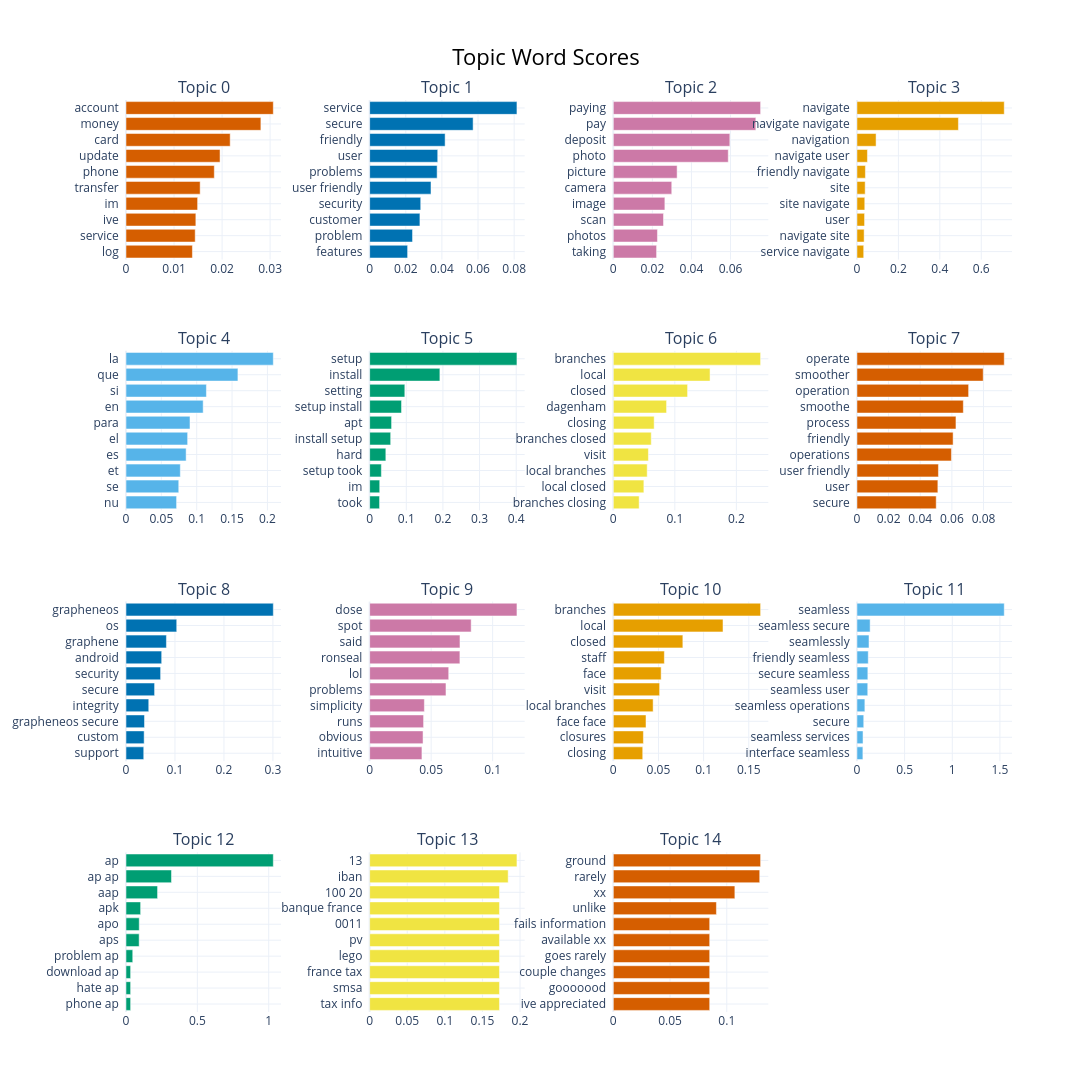

Source (notebook cell):
### Code cell
unseed_try.visualize_barchart(width = 280, height = 330, top_n_topics=15, n_words=10)

### Figure 1 — Plotly figure (JSON) as saved in the notebook; plotly's stock layout.template omitted (floating-point values rounded to 4 significant figures)
{"data": [{"marker": {"color": "#D55E00"}, "orientation": "h", "type": "bar", "x": [0.01382, 0.0144, 0.01454, 0.01491, 0.01544, 0.01838, 0.01958, 0.02169, 0.02808, 0.03066], "xaxis": "x", "y": ["log  ", "service  ", "ive  ", "im  ", "transfer  ", "phone  ", "update  ", "card  ", "money  ", "account  "], "yaxis": "y"}, {"marker": {"color": "#0072B2"}, "orientation": "h", "type": "bar", "x": [0.02102, 0.02374, 0.02783, 0.02828, 0.03397, 0.03736, 0.0377, 0.04179, 0.0573, 0.08156], "xaxis": "x2", "y": ["features  ", "problem  ", "customer  ", "security  ", "user friendly  ", "problems  ", "user  ", "friendly  ", "secure  ", "service  "], "yaxis": "y2"}, {"marker": {"color": "#CC79A7"}, "orientation": "h", "type": "bar", "x": [0.02216, 0.0226, 0.0257, 0.0264, 0.02992, 0.03266, 0.05885, 0.05965, 0.07295, 0.0754], "xaxis": "x3", "y": ["taking  ", "photos  ", "scan  ", "image  ", "camera  ", "picture  ", "photo  ", "deposit  ", "pay  ", "paying  "], "yaxis": "y3"}, {"marker": {"color": "#E69F00"}, "orientation": "h", "type": "bar", "x": [0.03265, 0.03466, 0.0368, 0.03775, 0.0397, 0.0408, 0.0506, 0.09235, 0.4898, 0.711], "xaxis": "x4", "y": ["service navigate  ", "navigate site  ", "user  ", "site navigate  ", "site  ", "friendly navigate  ", "navigate user  ", "navigation  ", "navigate navigate  ", "navigate  "], "yaxis": "y4"}, {"marker": {"color": "#56B4E9"}, "orientation": "h", "type": "bar", "x": [0.07155, 0.0746, 0.07683, 0.08505, 0.08718, 0.0905, 0.1091, 0.1137, 0.1583, 0.2083], "xaxis": "x5", "y": ["nu  ", "se  ", "et  ", "es  ", "el  ", "para  ", "en  ", "si  ", "que  ", "la  "], "yaxis": "y5"}, {"marker": {"color": "#009E73"}, "orientation": "h", "type": "bar", "x": [0.02705, 0.0275, 0.03198, 0.04418, 0.05738, 0.05986, 0.087, 0.09599, 0.1917, 0.4021], "xaxis": "x6", "y": ["took  ", "im  ", "setup took  ", "hard  ", "install setup  ", "apt  ", "setup install  ", "setting  ", "install  ", "setup  "], "yaxis": "y6"}, {"marker": {"color": "#F0E442"}, "orientation": "h", "type": "bar", "x": [0.04201, 0.04966, 0.05509, 0.05705, 0.06167, 0.0664, 0.08657, 0.1207, 0.1572, 0.2394], "xaxis": "x7", "y": ["branches closing  ", "local closed  ", "local branches  ", "visit  ", "branches closed  ", "closing  ", "dagenham  ", "closed  ", "local  ", "branches  "], "yaxis": "y7"}, {"marker": {"color": "#D55E00"}, "orientation": "h", "type": "bar", "x": [0.05009, 0.05114, 0.0515, 0.05971, 0.06078, 0.06257, 0.06723, 0.07058, 0.0798, 0.09309], "xaxis": "x8", "y": ["secure  ", "user  ", "user friendly  ", "operations  ", "friendly  ", "process  ", "smoothe  ", "operation  ", "smoother  ", "operate  "], "yaxis": "y8"}, {"marker": {"color": "#0072B2"}, "orientation": "h", "type": "bar", "x": [0.03622, 0.03706, 0.03778, 0.04646, 0.05837, 0.07066, 0.07285, 0.08254, 0.1036, 0.3008], "xaxis": "x9", "y": ["support  ", "custom  ", "grapheneos secure  ", "integrity  ", "secure  ", "security  ", "android  ", "graphene  ", "os  ", "grapheneos  "], "yaxis": "y9"}, {"marker": {"color": "#CC79A7"}, "orientation": "h", "type": "bar", "x": [0.04251, 0.04341, 0.04385, 0.04449, 0.06206, 0.06429, 0.07338, 0.07344, 0.08253, 0.1198], "xaxis": "x10", "y": ["intuitive  ", "obvious  ", "runs  ", "simplicity  ", "problems  ", "lol  ", "ronseal  ", "said  ", "spot  ", "dose  "], "yaxis": "y10"}, {"marker": {"color": "#E69F00"}, "orientation": "h", "type": "bar", "x": [0.03259, 0.03332, 0.03621, 0.0441, 0.05128, 0.05298, 0.05654, 0.07701, 0.1215, 0.1631], "xaxis": "x11", "y": ["closing  ", "closures  ", "face face  ", "local branches  ", "visit  ", "face  ", "staff  ", "closed  ", "local  ", "branches  "], "yaxis": "y11"}, {"marker": {"color": "#56B4E9"}, "orientation": "h", "type": "bar", "x": [0.0623, 0.06375, 0.07124, 0.08307, 0.1133, 0.1144, 0.1185, 0.1263, 0.1383, 1.545], "xaxis": "x12", "y": ["interface seamless  ", "seamless services  ", "secure  ", "seamless operations  ", "seamless user  ", "secure seamless  ", "friendly seamless  ", "seamlessly  ", "seamless secure  ", "seamless  "], "yaxis": "y12"}, {"marker": {"color": "#009E73"}, "orientation": "h", "type": "bar", "x": [0.0324, 0.0324, 0.0324, 0.04723, 0.09217, 0.09274, 0.1025, 0.2211, 0.3187, 1.032], "xaxis": "x13", "y": ["phone ap  ", "hate ap  ", "download ap  ", "problem ap  ", "aps  ", "apo  ", "apk  ", "aap  ", "ap ap  ", "ap  "], "yaxis": "y13"}, {"marker": {"color": "#F0E442"}, "orientation": "h", "type": "bar", "x": [0.1727, 0.1727, 0.1727, 0.1727, 0.1727, 0.1727, 0.1727, 0.1727, 0.1842, 0.1959], "xaxis": "x14", "y": ["tax info  ", "smsa  ", "france tax  ", "lego  ", "pv  ", "0011  ", "banque france  ", "100 20  ", "iban  ", "13  "], "yaxis": "y14"}, {"marker": {"color": "#D55E00"}, "orientation": "h", "type": "bar", "x": [0.08493, 0.08493, 0.08493, 0.08493, 0.08493, 0.08493, 0.09087, 0.1071, 0.129, 0.1298], "xaxis": "x15", "y": ["ive appreciated  ", "gooooood  ", "couple changes  ", "goes rarely  ", "available xx  ", "fails information  ", "unlike  ", "xx  ", "rarely  ", "ground  "], "yaxis": "y15"}], "layout": {"annotations": [{"font": {"size": 16}, "showarrow": false, "text": "Topic 0", "x": 0.0875, "xanchor": "center", "xref": "paper", "y": 1, "yanchor": "bottom", "yref": "paper"}, {"font": {"size": 16}, "showarrow": false, "text": "Topic 1", "x": 0.3625, "xanchor": "center", "xref": "paper", "y": 1, "yanchor": "bottom", "yref": "paper"}, {"font": {"size": 16}, "showarrow": false, "text": "Topic 2", "x": 0.6375, "xanchor": "center", "xref": "paper", "y": 1, "yanchor": "bottom", "yref": "paper"}, {"font": {"size": 16}, "showarrow": false, "text": "Topic 3", "x": 0.9125, "xanchor": "center", "xref": "paper", "y": 1, "yanchor": "bottom", "yref": "paper"}, {"font": {"size": 16}, "showarrow": false, "text": "Topic 4", "x": 0.0875, "xanchor": "center", "xref": "paper", "y": 0.725, "yanchor": "bottom", "yref": "paper"}, {"font": {"size": 16}, "showarrow": false, "text": "Topic 5", "x": 0.3625, "xanchor": "center", "xref": "paper", "y": 0.725, "yanchor": "bottom", "yref": "paper"}, {"font": {"size": 16}, "showarrow": false, "text": "Topic 6", "x": 0.6375, "xanchor": "center", "xref": "paper", "y": 0.725, "yanchor": "bottom", "yref": "paper"}, {"font": {"size": 16}, "showarrow": false, "text": "Topic 7", "x": 0.9125, "xanchor": "center", "xref": "paper", "y": 0.725, "yanchor": "bottom", "yref": "paper"}, {"font": {"size": 16}, "showarrow": false, "text": "Topic 8", "x": 0.0875, "xanchor": "center", "xref": "paper", "y": 0.45, "yanchor": "bottom", "yref": "paper"}, {"font": {"size": 16}, "showarrow": false, "text": "Topic 9", "x": 0.3625, "xanchor": "center", "xref": "paper", "y": 0.45, "yanchor": "bottom", "yref": "paper"}, {"font": {"size": 16}, "showarrow": false, "text": "Topic 10", "x": 0.6375, "xanchor": "center", "xref": "paper", "y": 0.45, "yanchor": "bottom", "yref": "paper"}, {"font": {"size": 16}, "showarrow": false, "text": "Topic 11", "x": 0.9125, "xanchor": "center", "xref": "paper", "y": 0.45, "yanchor": "bottom", "yref": "paper"}, {"font": {"size": 16}, "showarrow": false, "text": "Topic 12", "x": 0.0875, "xanchor": "center", "xref": "paper", "y": 0.175, "yanchor": "bottom", "yref": "paper"}, {"font": {"size": 16}, "showarrow": false, "text": "Topic 13", "x": 0.3625, "xanchor": "center", "xref": "paper", "y": 0.175, "yanchor": "bottom", "yref": "paper"}, {"font": {"size": 16}, "showarrow": false, "text": "Topic 14", "x": 0.6375, "xanchor": "center", "xref": "paper", "y": 0.175, "yanchor": "bottom", "yref": "paper"}], "height": 1320, "hoverlabel": {"bgcolor": "white", "font": {"family": "Rockwell", "size": 16}}, "showlegend": false, "title": {"font": {"color": "Black", "size": 22}, "text": "Topic Word Scores", "x": 0.5, "xanchor": "center", "yanchor": "top"}, "width": 1120, "xaxis": {"anchor": "y", "domain": [0, 0.175], "showgrid": true}, "xaxis10": {"anchor": "y10", "domain": [0.275, 0.45], "showgrid": true}, "xaxis11": {"anchor": "y11", "domain": [0.55, 0.725], "showgrid": true}, "xaxis12": {"anchor": "y12", "domain": [0.825, 1], "showgrid": true}, "xaxis13": {"anchor": "y13", "domain": [0, 0.175], "showgrid": true}, "xaxis14": {"anchor": "y14", "domain": [0.275, 0.45], "showgrid": true}, "xaxis15": {"anchor": "y15", "domain": [0.55, 0.725], "showgrid": true}, "xaxis16": {"anchor": "y16", "domain": [0.825, 1], "showgrid": true}, "xaxis2": {"anchor": "y2", "domain": [0.275, 0.45], "showgrid": true}, "xaxis3": {"anchor": "y3", "domain": [0.55, 0.725], "showgrid": true}, "xaxis4": {"anchor": "y4", "domain": [0.825, 1], "showgrid": true}, "xaxis5": {"anchor": "y5", "domain": [0, 0.175], "showgrid": true}, "xaxis6": {"anchor": "y6", "domain": [0.275, 0.45], "showgrid": true}, "xaxis7": {"anchor": "y7", "domain": [0.55, 0.725], "showgrid": true}, "xaxis8": {"anchor": "y8", "domain": [0.825, 1], "showgrid": true}, "xaxis9": {"anchor": "y9", "domain": [0, 0.175], "showgrid": true}, "yaxis": {"anchor": "x", "domain": [0.825, 1], "showgrid": true}, "yaxis10": {"anchor": "x10", "domain": [0.275, 0.45], "showgrid": true}, "yaxis11": {"anchor": "x11", "domain": [0.275, 0.45], "showgrid": true}, "yaxis12": {"anchor": "x12", "domain": [0.275, 0.45], "showgrid": true}, "yaxis13": {"anchor": "x13", "domain": [0, 0.175], "showgrid": true}, "yaxis14": {"anchor": "x14", "domain": [0, 0.175], "showgrid": true}, "yaxis15": {"anchor": "x15", "domain": [0, 0.175], "showgrid": true}, "yaxis16": {"anchor": "x16", "domain": [0, 0.175], "showgrid": true}, "yaxis2": {"anchor": "x2", "domain": [0.825, 1], "showgrid": true}, "yaxis3": {"anchor": "x3", "domain": [0.825, 1], "showgrid": true}, "yaxis4": {"anchor": "x4", "domain": [0.825, 1], "showgrid": true}, "yaxis5": {"anchor": "x5", "domain": [0.55, 0.725], "showgrid": true}, "yaxis6": {"anchor": "x6", "domain": [0.55, 0.725], "showgrid": true}, "yaxis7": {"anchor": "x7", "domain": [0.55, 0.725], "showgrid": true}, "yaxis8": {"anchor": "x8", "domain": [0.55, 0.725], "showgrid": true}, "yaxis9": {"anchor": "x9", "domain": [0.275, 0.45], "showgrid": true}}}
